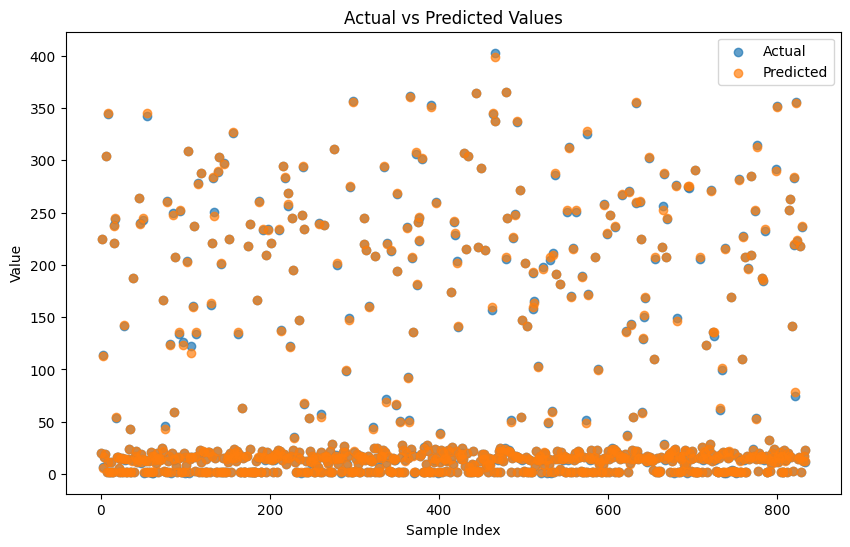

Python code for this plot:
# Import necessary libraries
import pandas as pd  # For data manipulation and analysis
from sklearn.preprocessing import StandardScaler  # For feature scaling
from datasets import load_dataset  # To load datasets easily
from sklearn.model_selection import train_test_split  # To split the dataset into training and testing sets
from sklearn.ensemble import GradientBoostingRegressor  # For the regression model
from sklearn.metrics import mean_squared_error  # To evaluate the model's performance
import matplotlib.pyplot as plt  # For data visualization

# Load the Tesla stock price dataset from the 'codesignal' repository
tesla = load_dataset('codesignal/tsla-historic-prices')

# Convert the loaded dataset into a pandas DataFrame for easier manipulation
tesla_df = pd.DataFrame(tesla['train'])

# Convert the 'Date' column from string format to datetime format for proper handling
tesla_df['Date'] = pd.to_datetime(tesla_df['Date'])

# Adding technical indicators for analysis
# Simple Moving Average (SMA) over 5 days
tesla_df['SMA_5'] = tesla_df['Adj Close'].rolling(window=5).mean()
# Simple Moving Average (SMA) over 10 days
tesla_df['SMA_10'] = tesla_df['Adj Close'].rolling(window=10).mean()
# Exponential Moving Average (EMA) over 5 days
tesla_df['EMA_5'] = tesla_df['Adj Close'].ewm(span=5, adjust=False).mean()
# Exponential Moving Average (EMA) over 10 days
tesla_df['EMA_10'] = tesla_df['Adj Close'].ewm(span=10, adjust=False).mean()

# Remove rows with NaN values that were created during the calculation of moving averages
tesla_df.dropna(inplace=True)

# Selecting features and target variable for the model
# Features include stock open, close, high, low prices, volume, and technical indicators
features = tesla_df[['Open', 'Close', 'High', 'Low', 'Volume', 'SMA_5', 'SMA_10', 'EMA_5', 'EMA_10']].values
# Target variable is the adjusted close price
target = tesla_df['Adj Close'].values

# Standardizing the feature values to have a mean of 0 and a standard deviation of 1
scaler = StandardScaler()
features_scaled = scaler.fit_transform(features)

# Splitting the dataset into training and testing sets
# 75% of data for training and 25% for testing, with a fixed random state for reproducibility
X_train, X_test, y_train, y_test = train_test_split(features_scaled, target, test_size=0.25, random_state=42)

# Initialize the Gradient Boosting Regressor model
model = GradientBoostingRegressor(random_state=42)
# Fit the model on the training data
model.fit(X_train, y_train)

# Make predictions on the test data
predictions = model.predict(X_test)
# Calculate the Mean Squared Error to evaluate the model's performance
mse = mean_squared_error(y_test, predictions)
# Print the Mean Squared Error
print("Mean Squared Error:", mse)

# Visualizing the actual vs predicted values
plt.figure(figsize=(10, 6))  # Set the figure size for the plot
# Scatter plot for actual values
plt.scatter(range(len(y_test)), y_test, label='Actual', alpha=0.7)
# Scatter plot for predicted values
plt.scatter(range(len(y_test)), predictions, label='Predicted', alpha=0.7)
# Set the title and labels for the plot
plt.title('Actual vs Predicted Values')
plt.xlabel('Sample Index')
plt.ylabel('Value')
# Add a legend to the plot
plt.legend()
# Display the plot
plt.show()
